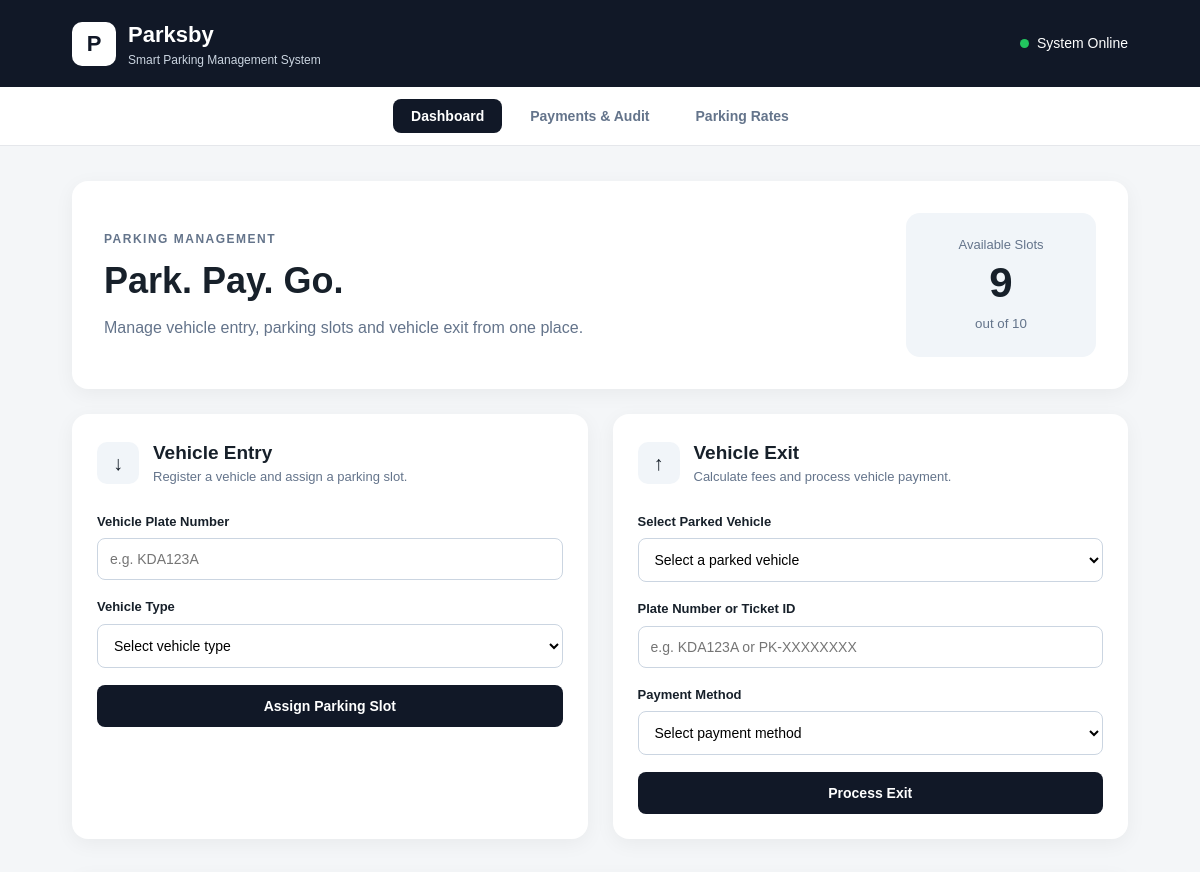
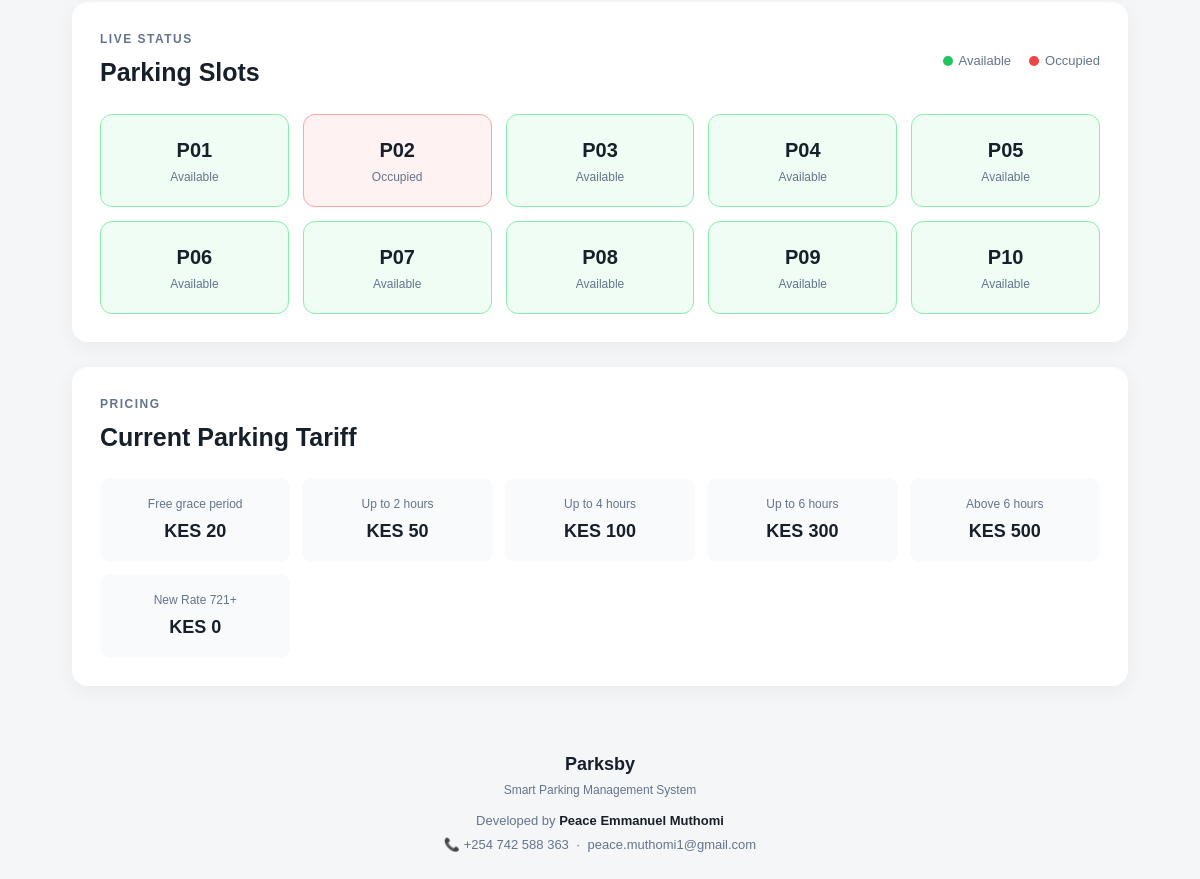
The page / on the database its author committed (2 pictures, top to bottom).
### tables this page shows
CREATE TABLE parking_rates (
    rate_id INTEGER PRIMARY KEY AUTOINCREMENT,
    rate_name VARCHAR(100) NOT NULL,
    minimum_minutes INTEGER NOT NULL,
    maximum_minutes INTEGER,
    amount DECIMAL(10,2) NOT NULL,
    active INTEGER NOT NULL DEFAULT 1
        CHECK (active IN (0, 1)),
    created_at DATETIME NOT NULL DEFAULT CURRENT_TIMESTAMP,
    updated_at DATETIME NOT NULL DEFAULT CURRENT_TIMESTAMP
);

### src/app.py (the view)
@app.route("/")
def dashboard():
    return render_page(
        active_tab="dashboard"
    )

### src/app.py (called while the page is built)
def render_page(template="index.html", **kwargs):
    available_slots = get_available_slots()
    parking_rates = get_parking_rates()
    parked_vehicles = get_parked_vehicles()
    return render_template(
        template,
        available_slots=available_slots,
        available_count=len(available_slots),
        parking_rates=parking_rates,
        parked_vehicles=parked_vehicles,
        **kwargs
    )

### src/database.py (called while the page is built)
def get_db_connection():
    connection = sqlite3.connect(DATABASE)
    connection.row_factory = sqlite3.Row
    connection.execute("PRAGMA foreign_keys = ON")
    return connection

### src/models.py (called while the page is built)
def get_available_slots():
    db = get_db_connection()
    slots = db.execute("""
        SELECT
            slot_id,
            slot_number,
            status
        FROM parking_slots
        WHERE status = 'AVAILABLE'
        ORDER BY slot_id
    """).fetchall()
    db.close()
    return slots

def get_parked_vehicles():
    db = get_db_connection()
    vehicles = db.execute("""
        SELECT
            pr.record_id,
            pr.ticket_id,
            v.plate_number,
            ps.slot_number,
            pr.entry_time
        FROM parking_records pr
        JOIN vehicles v
            ON pr.vehicle_id = v.vehicle_id
        JOIN parking_slots ps
            ON pr.slot_id = ps.slot_id
        WHERE pr.status = 'PARKED'
        ORDER BY pr.entry_time ASC
    """).fetchall()
    db.close()
    return vehicles

### src/parking.py (called while the page is built)
def get_parking_rates():
    db = get_db_connection()
    try:
        rates = db.execute(
            """
            SELECT
                rate_id,
                rate_name,
                minimum_minutes,
                maximum_minutes,
                amount,
                active,
                created_at,
                updated_at
            FROM parking_rates
            WHERE active = 1
            ORDER BY minimum_minutes ASC
            """
        ).fetchall()
        return rates
    finally:
        db.close()

### src/templates/index.html (shortened to what this page needs)
<!DOCTYPE html>
<html lang="en">
<head>
    <link
        rel="stylesheet"
        href="{{ url_for('static', filename='css/style.css') }}"
    >
</head>
<body>
<header class="topbar">
    <div class="brand">
        <div class="brand-icon">P</div>
        <div>
            <h1>Parksby</h1>
            <p>Smart Parking Management System</p>
        </div>
    </div>
    <div class="status">
        <span class="status-dot"></span>
        System Online
    </div>
</header>
<nav class="main-nav">
    <a
        href="{{ url_for('dashboard') }}"
        class="{% if active_tab == 'dashboard' %}active{% endif %}"
    >
        Dashboard
    </a>
    <a
        href="{{ url_for('payments') }}"
        class="{% if active_tab == 'payments' %}active{% endif %}"
    >
        Payments & Audit
    </a>
    <a
        href="{{ url_for('rates') }}"
        class="{% if active_tab == 'rates' %}active{% endif %}"
    >
        Parking Rates
    </a>
</nav>
{% block content %}
<main class="container">
    <section class="hero">
        <div>
            <p class="eyebrow">PARKING MANAGEMENT</p>
            <h2>
                Park. Pay. Go.
            </h2>
            <p>
                Manage vehicle entry, parking slots and vehicle
                exit from one place.
            </p>
        </div>
        <div class="capacity-card">
            <span>Available Slots</span>
            <strong>{{ available_count }}</strong>
            <small>out of 10</small>
        </div>
    </section>
    <section class="actions">
        <div class="panel">
            <div class="panel-heading">
                <div class="panel-icon">↓</div>
                <div>
                    <h3>Vehicle Entry</h3>
                    <p>
                        Register a vehicle and assign a parking slot.
                    </p>
                </div>
            </div>
            <form action="/entry" method="POST">
                <label for="plate_number">
                    Vehicle Plate Number
                </label>
                <input
                    type="text"
                    id="plate_number"
                    name="plate_number"
                    placeholder="e.g. KDA123A"
                    maxlength="20"
                    required
                >
                <label for="vehicle_type">
                    Vehicle Type
                </label>
                <select
                    id="vehicle_type"
                    name="vehicle_type"
                    required
                >
                    <option value="">
                        Select vehicle type
                    </option>
                </select>
                <button type="submit">
                    Assign Parking Slot
                </button>
            </form>
        </div>
        <div class="panel">
            <div class="panel-heading">
                <div class="panel-icon">↑</div>
                <div>
                    <h3>Vehicle Exit</h3>
                    <p>
                        Calculate fees and process vehicle payment.
                    </p>
                </div>
            </div>
            <form action="/exit" method="POST">
                <label for="parked_vehicle">
                    Select Parked Vehicle
                </label>
                <select
                    id="parked_vehicle"
                    onchange="selectParkedVehicle(this)"
                >
                    <option value="">
                        Select a parked vehicle
                    </option>
                </select>
                <label for="identifier">
                    Plate Number or Ticket ID
                </label>
                <input
                    type="text"
                    id="identifier"
                    name="identifier"
                    placeholder="e.g. KDA123A or PK-XXXXXXXX"
                    required
                >
                <label for="payment_method">
                    Payment Method
                </label>
                <select
                    id="payment_method"
                    name="payment_method"
                    required
                >
                    <option value="">
                        Select payment method
                    </option>
                </select>
                <button type="submit">
                    Process Exit
                </button>
            </form>
        </div>
    </section>
    <section class="parking-section">
        <div class="section-heading">
            <div>
                <p class="eyebrow">
                    LIVE STATUS
                </p>
                <h2>
                    Parking Slots
                </h2>
            </div>
            <div class="legend">
                <span>
                    <i class="available-dot"></i>
                    Available
                </span>
                <span>
                    <i class="occupied-dot"></i>
                    Occupied
                </span>
            </div>
        </div>
        <div class="slot-grid">
            {% for slot_number in range(1, 11) %}
                {% set slot_id = "P%02d" | format(slot_number) %}
                {% if slot_id not in available_slots | map(attribute="slot_number") | list %}
                    {% set occupied = true %}
                {% else %}
                    {% set occupied = false %}
                {% endif %}
                <div class="slot {% if occupied %}occupied{% else %}available{% endif %}">
                    <div class="slot-number">
                        {{ slot_id }}
                    </div>
                    <div class="slot-status">
                        {% if occupied %}
                            Occupied
                        {% else %}
                            Available
                        {% endif %}
                    </div>
                </div>
            {% endfor %}
        </div>
    </section>
    <section class="tariff">
        <div class="section-heading">
            <div>
                <p class="eyebrow">
                    PRICING
                </p>
                <h2>
                    Current Parking Tariff
                </h2>
            </div>
        </div>
        <div class="tariff-grid">
            {% for rate in parking_rates %}
            <div>
                <span>
                    {{ rate["rate_name"] }}
                </span>
                <strong>
                    KES {{ rate["amount"] }}
                </strong>
            </div>
            {% endfor %}
        </div>
    </section>
</main>
{% endblock %}
<footer>
    <div class="footer-brand">
        <strong>Parksby</strong>
        <span>
            Smart Parking Management System
        </span>
    </div>
    <div class="footer-credit">
        <p>
            Developed by
            <strong>Peace Emmanuel Muthomi</strong>
        </p>
        <p>
            📞 +254 742 588 363
            &nbsp;·&nbsp;
            peace.muthomi1@gmail.com
        </p>
    </div>
</footer>
</body>
</html>

### rows shown on the page
parking_rates: rate_name "Free grace period", amount "20"
parking_rates: rate_name "Up to 2 hours", amount "50"
parking_rates: rate_name "Up to 4 hours", amount "100"
parking_rates: rate_name "Up to 6 hours", amount "300"
parking_rates: rate_name "Above 6 hours", amount "500"
parking_rates: rate_name "New Rate 721+", amount "0"

### other values the page prints
{{ available_count }} "9"
{{ slot_id }} "P01" "P02" "P03" "P04" "P05" "P06" "P07" "P08" "P09" "P10"
